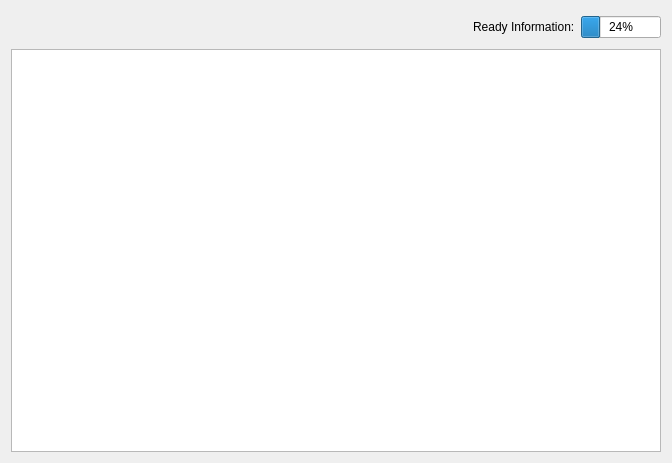
<?xml version="1.0" encoding="UTF-8"?>
<ui version="4.0">
 <class>TabularReportEntry</class>
 <widget class="QWidget" name="TabularReportEntry">
  <property name="geometry">
   <rect>
    <x>0</x>
    <y>0</y>
    <width>672</width>
    <height>463</height>
   </rect>
  </property>
  <property name="sizePolicy">
   <sizepolicy hsizetype="MinimumExpanding" vsizetype="MinimumExpanding">
    <horstretch>0</horstretch>
    <verstretch>0</verstretch>
   </sizepolicy>
  </property>
  <property name="windowTitle">
   <string>DataView</string>
  </property>
  <layout class="QVBoxLayout" name="verticalLayout">
   <item>
    <layout class="QHBoxLayout" name="horizontalLayout_5">
     <item>
      <widget class="QPushButton" name="refreshInformation">
       <property name="maximumSize">
        <size>
         <width>32</width>
         <height>32</height>
        </size>
       </property>
       <property name="toolTip">
        <string>Compute Catergory Information</string>
       </property>
       <property name="text">
        <string/>
       </property>
       <property name="icon">
        <iconset resource="../../App/rsc/espina.qrc">
         <normaloff>:/espina/refresh.svg</normaloff>:/espina/refresh.svg</iconset>
       </property>
       <property name="iconSize">
        <size>
         <width>22</width>
         <height>22</height>
        </size>
       </property>
       <property name="flat">
        <bool>true</bool>
       </property>
      </widget>
     </item>
     <item>
      <widget class="QPushButton" name="exportInformation">
       <property name="sizePolicy">
        <sizepolicy hsizetype="Fixed" vsizetype="Maximum">
         <horstretch>0</horstretch>
         <verstretch>0</verstretch>
        </sizepolicy>
       </property>
       <property name="minimumSize">
        <size>
         <width>32</width>
         <height>32</height>
        </size>
       </property>
       <property name="maximumSize">
        <size>
         <width>32</width>
         <height>32</height>
        </size>
       </property>
       <property name="baseSize">
        <size>
         <width>32</width>
         <height>32</height>
        </size>
       </property>
       <property name="toolTip">
        <string>Save Category Data</string>
       </property>
       <property name="text">
        <string/>
       </property>
       <property name="iconSize">
        <size>
         <width>22</width>
         <height>22</height>
        </size>
       </property>
       <property name="flat">
        <bool>true</bool>
       </property>
      </widget>
     </item>
     <item>
      <widget class="QPushButton" name="selectInformation">
       <property name="sizePolicy">
        <sizepolicy hsizetype="Fixed" vsizetype="Maximum">
         <horstretch>0</horstretch>
         <verstretch>0</verstretch>
        </sizepolicy>
       </property>
       <property name="minimumSize">
        <size>
         <width>32</width>
         <height>32</height>
        </size>
       </property>
       <property name="maximumSize">
        <size>
         <width>32</width>
         <height>32</height>
        </size>
       </property>
       <property name="baseSize">
        <size>
         <width>32</width>
         <height>32</height>
        </size>
       </property>
       <property name="toolTip">
        <string>Select Information</string>
       </property>
       <property name="text">
        <string/>
       </property>
       <property name="icon">
        <iconset resource="../../App/rsc/espina.qrc">
         <normaloff>:/espina/settings.svg</normaloff>:/espina/settings.svg</iconset>
       </property>
       <property name="iconSize">
        <size>
         <width>22</width>
         <height>22</height>
        </size>
       </property>
       <property name="flat">
        <bool>true</bool>
       </property>
      </widget>
     </item>
     <item>
      <spacer name="horizontalSpacer_5">
       <property name="orientation">
        <enum>Qt::Horizontal</enum>
       </property>
       <property name="sizeHint" stdset="0">
        <size>
         <width>40</width>
         <height>20</height>
        </size>
       </property>
      </spacer>
     </item>
     <item>
      <widget class="QLabel" name="progressLabel">
       <property name="text">
        <string>Ready Information:</string>
       </property>
      </widget>
     </item>
     <item>
      <widget class="QProgressBar" name="progressBar">
       <property name="maximumSize">
        <size>
         <width>80</width>
         <height>16777215</height>
        </size>
       </property>
       <property name="value">
        <number>24</number>
       </property>
       <property name="alignment">
        <set>Qt::AlignCenter</set>
       </property>
      </widget>
     </item>
    </layout>
   </item>
   <item>
    <widget class="CheckableTableView" name="tableView">
     <property name="sizePolicy">
      <sizepolicy hsizetype="Expanding" vsizetype="Expanding">
       <horstretch>0</horstretch>
       <verstretch>0</verstretch>
      </sizepolicy>
     </property>
     <property name="styleSheet">
      <string notr="true">QTableView::indicator {
     width: 15px;
     height: 15px;
 }
QTableView::indicator:checked {
     image: url(:/espina/show_all.svg);
 } 
QTableView::indicator:unchecked {
     image: url(:/espina/hide_all.svg);
 } 
</string>
     </property>
     <property name="dragDropMode">
      <enum>QAbstractItemView::InternalMove</enum>
     </property>
     <property name="defaultDropAction">
      <enum>Qt::MoveAction</enum>
     </property>
     <property name="selectionBehavior">
      <enum>QAbstractItemView::SelectRows</enum>
     </property>
     <property name="sortingEnabled">
      <bool>true</bool>
     </property>
     <attribute name="verticalHeaderVisible">
      <bool>false</bool>
     </attribute>
    </widget>
   </item>
  </layout>
 </widget>
 <customwidgets>
  <customwidget>
   <class>CheckableTableView</class>
   <extends>QTableView</extends>
   <header>GUI/Widgets/CheckableTableView.h</header>
  </customwidget>
 </customwidgets>
 <resources>
  <include location="../../App/rsc/espina.qrc"/>
 </resources>
 <connections/>
</ui>
